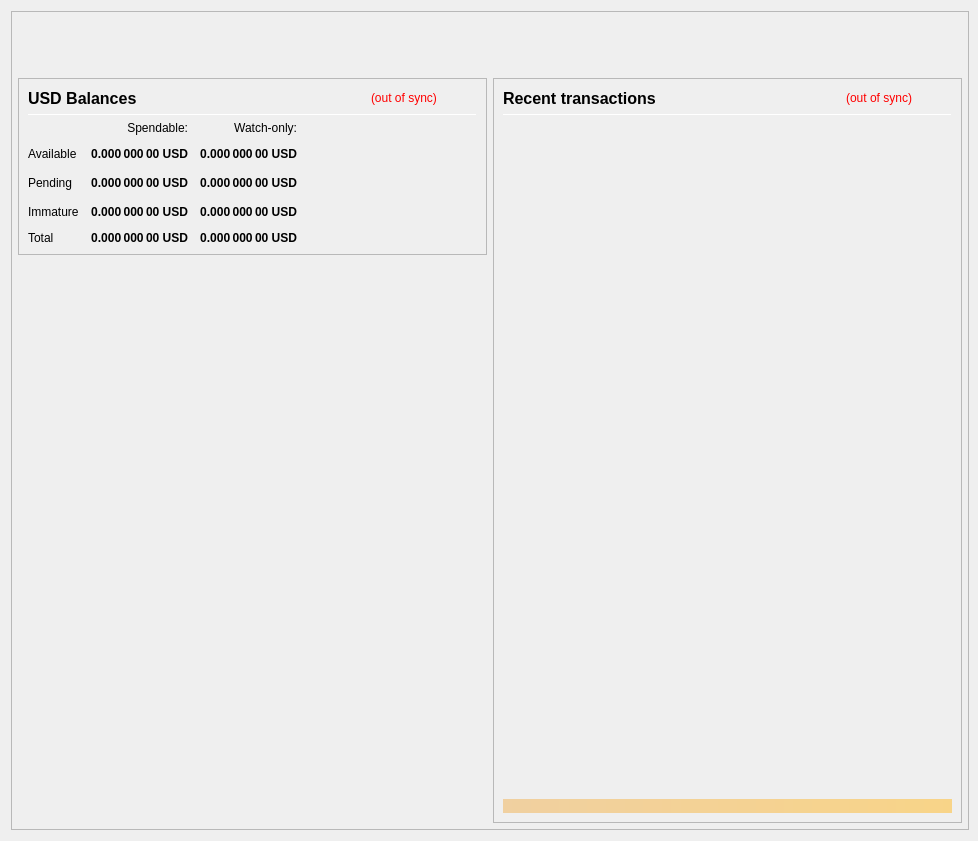
<?xml version="1.0" encoding="UTF-8"?>
<ui version="4.0">
 <class>OverviewPage</class>
 <widget class="QWidget" name="OverviewPage">
  <property name="geometry">
   <rect>
    <x>0</x>
    <y>0</y>
    <width>978</width>
    <height>841</height>
   </rect>
  </property>
  <property name="minimumSize">
   <size>
    <width>960</width>
    <height>682</height>
   </size>
  </property>
  <property name="font">
   <font>
    <weight>50</weight>
    <bold>false</bold>
   </font>
  </property>
  <property name="windowTitle">
   <string>Form</string>
  </property>
  <layout class="QVBoxLayout" name="topLayout" stretch="0">
   <property name="rightMargin">
    <number>9</number>
   </property>
   <item>
    <widget class="QFrame" name="frame_BG">
     <property name="minimumSize">
      <size>
       <width>850</width>
       <height>610</height>
      </size>
     </property>
     <property name="maximumSize">
      <size>
       <width>16777215</width>
       <height>16777215</height>
      </size>
     </property>
     <property name="frameShape">
      <enum>QFrame::StyledPanel</enum>
     </property>
     <property name="frameShadow">
      <enum>QFrame::Raised</enum>
     </property>
     <layout class="QVBoxLayout" name="verticalLayout_3" stretch="0">
      <property name="leftMargin">
       <number>0</number>
      </property>
      <property name="topMargin">
       <number>0</number>
      </property>
      <property name="rightMargin">
       <number>0</number>
      </property>
      <property name="bottomMargin">
       <number>6</number>
      </property>
      <item>
       <layout class="QVBoxLayout" name="verticalLayout_Master" stretch="0,1">
        <property name="leftMargin">
         <number>0</number>
        </property>
        <property name="topMargin">
         <number>0</number>
        </property>
        <property name="rightMargin">
         <number>0</number>
        </property>
        <property name="bottomMargin">
         <number>0</number>
        </property>
        <item>
         <widget class="QFrame" name="frame_Header">
          <layout class="QVBoxLayout" name="verticalLayout_Header" stretch="0">
           <property name="leftMargin">
            <number>0</number>
           </property>
           <property name="topMargin">
            <number>0</number>
           </property>
           <property name="rightMargin">
            <number>0</number>
           </property>
           <property name="bottomMargin">
            <number>0</number>
           </property>
           <item>
            <layout class="QHBoxLayout" name="horizontalLayout_Header" stretch="1,0">
             <property name="spacing">
              <number>6</number>
             </property>
             <item>
              <spacer name="horizontalSpacer_Header">
               <property name="orientation">
                <enum>Qt::Horizontal</enum>
               </property>
               <property name="sizeHint" stdset="0">
                <size>
                 <width>40</width>
                 <height>20</height>
                </size>
               </property>
              </spacer>
             </item>
             <item>
              <widget class="QLabel" name="labelOverviewHeaderRight">
               <property name="minimumSize">
                <size>
                 <width>464</width>
                 <height>60</height>
                </size>
               </property>
               <property name="maximumSize">
                <size>
                 <width>16777215</width>
                 <height>60</height>
                </size>
               </property>
               <property name="font">
                <font>
                 <pointsize>14</pointsize>
                </font>
               </property>
               <property name="text">
                <string/>
               </property>
               <property name="alignment">
                <set>Qt::AlignRight|Qt::AlignTrailing|Qt::AlignVCenter</set>
               </property>
              </widget>
             </item>
            </layout>
           </item>
          </layout>
         </widget>
        </item>
        <item>
         <widget class="QFrame" name="frame_Content">
          <layout class="QVBoxLayout" name="verticalLayout_Content">
           <property name="leftMargin">
            <number>6</number>
           </property>
           <property name="topMargin">
            <number>0</number>
           </property>
           <property name="rightMargin">
            <number>6</number>
           </property>
           <property name="bottomMargin">
            <number>0</number>
           </property>
           <item>
            <layout class="QHBoxLayout" name="horizontalLayout_Content" stretch="1,1">
             <property name="spacing">
              <number>6</number>
             </property>
             <item>
              <layout class="QVBoxLayout" name="verticalLayout_left" stretch="0,0">
               <item>
                <widget class="QFrame" name="frameBalances">
                 <property name="frameShape">
                  <enum>QFrame::StyledPanel</enum>
                 </property>
                 <property name="frameShadow">
                  <enum>QFrame::Raised</enum>
                 </property>
                 <layout class="QVBoxLayout" name="verticalLayout_4">
                  <item>
                   <layout class="QHBoxLayout" name="hlBalancesHeader" stretch="2,0,0">
                    <property name="spacing">
                     <number>6</number>
                    </property>
                    <item>
                     <widget class="QLabel" name="labelBalances">
                      <property name="minimumSize">
                       <size>
                        <width>0</width>
                        <height>0</height>
                       </size>
                      </property>
                      <property name="font">
                       <font>
                        <pointsize>12</pointsize>
                        <weight>75</weight>
                        <bold>true</bold>
                       </font>
                      </property>
                      <property name="text">
                       <string>USD Balances</string>
                      </property>
                     </widget>
                    </item>
                    <item>
                     <widget class="QLabel" name="labelWalletStatus">
                      <property name="cursor">
                       <cursorShape>WhatsThisCursor</cursorShape>
                      </property>
                      <property name="toolTip">
                       <string>The displayed information may be out of date. Your wallet automatically synchronizes with the USD Coin network after a connection is established, but this process has not completed yet.</string>
                      </property>
                      <property name="styleSheet">
                       <string notr="true">QLabel { color: red; }</string>
                      </property>
                      <property name="text">
                       <string notr="true">(out of sync)</string>
                      </property>
                      <property name="alignment">
                       <set>Qt::AlignLeading|Qt::AlignLeft|Qt::AlignVCenter</set>
                      </property>
                     </widget>
                    </item>
                    <item>
                     <spacer name="hsBalancesHeader">
                      <property name="orientation">
                       <enum>Qt::Horizontal</enum>
                      </property>
                      <property name="sizeHint" stdset="0">
                       <size>
                        <width>40</width>
                        <height>20</height>
                       </size>
                      </property>
                     </spacer>
                    </item>
                   </layout>
                  </item>
                  <item>
                   <widget class="Line" name="lineBalances">
                    <property name="minimumSize">
                     <size>
                      <width>0</width>
                      <height>1</height>
                     </size>
                    </property>
                    <property name="maximumSize">
                     <size>
                      <width>16777215</width>
                      <height>1</height>
                     </size>
                    </property>
                    <property name="orientation">
                     <enum>Qt::Horizontal</enum>
                    </property>
                   </widget>
                  </item>
                  <item>
                   <layout class="QGridLayout" name="gridLayout">
                    <property name="spacing">
                     <number>12</number>
                    </property>
                    <item row="2" column="2">
                     <widget class="QLabel" name="labelWatchPending">
                      <property name="font">
                       <font>
                        <weight>75</weight>
                        <bold>true</bold>
                       </font>
                      </property>
                      <property name="cursor">
                       <cursorShape>ArrowCursor</cursorShape>
                      </property>
                      <property name="toolTip">
                       <string>Unconfirmed transactions to watch-only addresses</string>
                      </property>
                      <property name="text">
                       <string notr="true">0.000 000 00 USD</string>
                      </property>
                      <property name="alignment">
                       <set>Qt::AlignRight|Qt::AlignTrailing|Qt::AlignVCenter</set>
                      </property>
                      <property name="textInteractionFlags">
                       <set>Qt::NoTextInteraction</set>
                      </property>
                     </widget>
                    </item>
                    <item row="2" column="1">
                     <widget class="QLabel" name="labelUnconfirmed">
                      <property name="font">
                       <font>
                        <weight>75</weight>
                        <bold>true</bold>
                       </font>
                      </property>
                      <property name="cursor">
                       <cursorShape>ArrowCursor</cursorShape>
                      </property>
                      <property name="toolTip">
                       <string>Total of transactions that have yet to be confirmed, and do not yet count toward the spendable balance</string>
                      </property>
                      <property name="text">
                       <string notr="true">0.000 000 00 USD</string>
                      </property>
                      <property name="alignment">
                       <set>Qt::AlignRight|Qt::AlignTrailing|Qt::AlignVCenter</set>
                      </property>
                      <property name="textInteractionFlags">
                       <set>Qt::NoTextInteraction</set>
                      </property>
                     </widget>
                    </item>
                    <item row="3" column="2">
                     <widget class="QLabel" name="labelWatchImmature">
                      <property name="font">
                       <font>
                        <weight>75</weight>
                        <bold>true</bold>
                       </font>
                      </property>
                      <property name="cursor">
                       <cursorShape>ArrowCursor</cursorShape>
                      </property>
                      <property name="toolTip">
                       <string>Staked or masternode rewards in watch-only addresses that has not yet matured</string>
                      </property>
                      <property name="text">
                       <string notr="true">0.000 000 00 USD</string>
                      </property>
                      <property name="alignment">
                       <set>Qt::AlignRight|Qt::AlignTrailing|Qt::AlignVCenter</set>
                      </property>
                      <property name="textInteractionFlags">
                       <set>Qt::NoTextInteraction</set>
                      </property>
                     </widget>
                    </item>
                    <item row="4" column="0">
                     <widget class="QLabel" name="labelTotalText">
                      <property name="text">
                       <string>Total</string>
                      </property>
                      <property name="textInteractionFlags">
                       <set>Qt::NoTextInteraction</set>
                      </property>
                     </widget>
                    </item>
                    <item row="3" column="1">
                     <widget class="QLabel" name="labelImmature">
                      <property name="font">
                       <font>
                        <weight>75</weight>
                        <bold>true</bold>
                       </font>
                      </property>
                      <property name="cursor">
                       <cursorShape>ArrowCursor</cursorShape>
                      </property>
                      <property name="toolTip">
                       <string>Staked or masternode rewards that has not yet matured</string>
                      </property>
                      <property name="text">
                       <string notr="true">0.000 000 00 USD</string>
                      </property>
                      <property name="alignment">
                       <set>Qt::AlignRight|Qt::AlignTrailing|Qt::AlignVCenter</set>
                      </property>
                      <property name="textInteractionFlags">
                       <set>Qt::NoTextInteraction</set>
                      </property>
                     </widget>
                    </item>
                    <item row="2" column="3">
                     <spacer name="hsBalances">
                      <property name="orientation">
                       <enum>Qt::Horizontal</enum>
                      </property>
                      <property name="sizeHint" stdset="0">
                       <size>
                        <width>40</width>
                        <height>20</height>
                       </size>
                      </property>
                     </spacer>
                    </item>
                    <item row="3" column="0">
                     <widget class="QLabel" name="labelImmatureText">
                      <property name="text">
                       <string>Immature</string>
                      </property>
                      <property name="textInteractionFlags">
                       <set>Qt::NoTextInteraction</set>
                      </property>
                     </widget>
                    </item>
                    <item row="4" column="1">
                     <widget class="QLabel" name="labelTotal">
                      <property name="font">
                       <font>
                        <weight>75</weight>
                        <bold>true</bold>
                       </font>
                      </property>
                      <property name="cursor">
                       <cursorShape>ArrowCursor</cursorShape>
                      </property>
                      <property name="toolTip">
                       <string>Your current total balance</string>
                      </property>
                      <property name="text">
                       <string notr="true">0.000 000 00 USD</string>
                      </property>
                      <property name="alignment">
                       <set>Qt::AlignRight|Qt::AlignTrailing|Qt::AlignVCenter</set>
                      </property>
                      <property name="textInteractionFlags">
                       <set>Qt::NoTextInteraction</set>
                      </property>
                     </widget>
                    </item>
                    <item row="4" column="2">
                     <widget class="QLabel" name="labelWatchTotal">
                      <property name="font">
                       <font>
                        <weight>75</weight>
                        <bold>true</bold>
                       </font>
                      </property>
                      <property name="cursor">
                       <cursorShape>ArrowCursor</cursorShape>
                      </property>
                      <property name="toolTip">
                       <string>Current total balance in watch-only addresses</string>
                      </property>
                      <property name="text">
                       <string notr="true">0.000 000 00 USD</string>
                      </property>
                      <property name="alignment">
                       <set>Qt::AlignRight|Qt::AlignTrailing|Qt::AlignVCenter</set>
                      </property>
                      <property name="textInteractionFlags">
                       <set>Qt::NoTextInteraction</set>
                      </property>
                     </widget>
                    </item>
                    <item row="0" column="2">
                     <widget class="QLabel" name="labelWatchonly">
                      <property name="text">
                       <string>Watch-only:</string>
                      </property>
                      <property name="alignment">
                       <set>Qt::AlignRight|Qt::AlignTrailing|Qt::AlignVCenter</set>
                      </property>
                     </widget>
                    </item>
                    <item row="1" column="0">
                     <widget class="QLabel" name="labelBalanceText">
                      <property name="text">
                       <string>Available</string>
                      </property>
                      <property name="textInteractionFlags">
                       <set>Qt::NoTextInteraction</set>
                      </property>
                     </widget>
                    </item>
                    <item row="1" column="1">
                     <widget class="QLabel" name="labelBalance">
                      <property name="font">
                       <font>
                        <weight>75</weight>
                        <bold>true</bold>
                       </font>
                      </property>
                      <property name="cursor">
                       <cursorShape>ArrowCursor</cursorShape>
                      </property>
                      <property name="toolTip">
                       <string>Your current spendable balance</string>
                      </property>
                      <property name="text">
                       <string notr="true">0.000 000 00 USD</string>
                      </property>
                      <property name="alignment">
                       <set>Qt::AlignRight|Qt::AlignTrailing|Qt::AlignVCenter</set>
                      </property>
                      <property name="textInteractionFlags">
                       <set>Qt::NoTextInteraction</set>
                      </property>
                     </widget>
                    </item>
                    <item row="1" column="2">
                     <widget class="QLabel" name="labelWatchAvailable">
                      <property name="font">
                       <font>
                        <weight>75</weight>
                        <bold>true</bold>
                       </font>
                      </property>
                      <property name="cursor">
                       <cursorShape>ArrowCursor</cursorShape>
                      </property>
                      <property name="toolTip">
                       <string>Your current balance in watch-only addresses</string>
                      </property>
                      <property name="text">
                       <string notr="true">0.000 000 00 USD</string>
                      </property>
                      <property name="alignment">
                       <set>Qt::AlignRight|Qt::AlignTrailing|Qt::AlignVCenter</set>
                      </property>
                      <property name="textInteractionFlags">
                       <set>Qt::NoTextInteraction</set>
                      </property>
                     </widget>
                    </item>
                    <item row="2" column="0">
                     <widget class="QLabel" name="labelPendingText">
                      <property name="text">
                       <string>Pending</string>
                      </property>
                      <property name="textInteractionFlags">
                       <set>Qt::NoTextInteraction</set>
                      </property>
                     </widget>
                    </item>
                    <item row="0" column="1">
                     <widget class="QLabel" name="labelSpendable">
                      <property name="text">
                       <string>Spendable:</string>
                      </property>
                      <property name="alignment">
                       <set>Qt::AlignRight|Qt::AlignTrailing|Qt::AlignVCenter</set>
                      </property>
                     </widget>
                    </item>
                   </layout>
                  </item>
                 </layout>
                </widget>
               </item>
               <item>
                <spacer name="verticalSpacer">
                 <property name="orientation">
                  <enum>Qt::Vertical</enum>
                 </property>
                 <property name="sizeHint" stdset="0">
                  <size>
                   <width>20</width>
                   <height>40</height>
                  </size>
                 </property>
                </spacer>
               </item>
              </layout>
             </item>
             <item>
              <layout class="QVBoxLayout" name="verticalLayout_right" stretch="1">
               <item>
                <widget class="QFrame" name="frame_RecentTransactions">
                 <property name="minimumSize">
                  <size>
                   <width>0</width>
                   <height>0</height>
                  </size>
                 </property>
                 <property name="frameShape">
                  <enum>QFrame::StyledPanel</enum>
                 </property>
                 <property name="frameShadow">
                  <enum>QFrame::Raised</enum>
                 </property>
                 <layout class="QVBoxLayout" name="verticalLayout_1" stretch="0,0,0,0,0">
                  <item>
                   <layout class="QHBoxLayout" name="horizontalLayout_2" stretch="2,0,0">
                    <property name="spacing">
                     <number>3</number>
                    </property>
                    <item>
                     <widget class="QLabel" name="label_4">
                      <property name="minimumSize">
                       <size>
                        <width>0</width>
                        <height>20</height>
                       </size>
                      </property>
                      <property name="font">
                       <font>
                        <pointsize>12</pointsize>
                        <weight>75</weight>
                        <bold>true</bold>
                       </font>
                      </property>
                      <property name="text">
                       <string>Recent transactions</string>
                      </property>
                     </widget>
                    </item>
                    <item>
                     <widget class="QLabel" name="labelTransactionsStatus">
                      <property name="cursor">
                       <cursorShape>WhatsThisCursor</cursorShape>
                      </property>
                      <property name="toolTip">
                       <string>The displayed information may be out of date. Your wallet automatically synchronizes with the USD Coin network after a connection is established, but this process has not completed yet.</string>
                      </property>
                      <property name="styleSheet">
                       <string notr="true">QLabel { color: red; }</string>
                      </property>
                      <property name="text">
                       <string notr="true">(out of sync)</string>
                      </property>
                      <property name="alignment">
                       <set>Qt::AlignRight|Qt::AlignTrailing|Qt::AlignVCenter</set>
                      </property>
                     </widget>
                    </item>
                    <item>
                     <spacer name="horizontalSpacer">
                      <property name="orientation">
                       <enum>Qt::Horizontal</enum>
                      </property>
                      <property name="sizeHint" stdset="0">
                       <size>
                        <width>40</width>
                        <height>20</height>
                       </size>
                      </property>
                     </spacer>
                    </item>
                   </layout>
                  </item>
                  <item>
                   <widget class="Line" name="line">
                    <property name="minimumSize">
                     <size>
                      <width>0</width>
                      <height>1</height>
                     </size>
                    </property>
                    <property name="maximumSize">
                     <size>
                      <width>16777215</width>
                      <height>1</height>
                     </size>
                    </property>
                    <property name="orientation">
                     <enum>Qt::Horizontal</enum>
                    </property>
                   </widget>
                  </item>
                  <item>
                   <widget class="QListView" name="listTransactions">
                    <property name="minimumSize">
                     <size>
                      <width>0</width>
                      <height>0</height>
                     </size>
                    </property>
                    <property name="styleSheet">
                     <string notr="true">QListView { background: transparent; }</string>
                    </property>
                    <property name="frameShape">
                     <enum>QFrame::NoFrame</enum>
                    </property>
                    <property name="verticalScrollBarPolicy">
                     <enum>Qt::ScrollBarAlwaysOff</enum>
                    </property>
                    <property name="horizontalScrollBarPolicy">
                     <enum>Qt::ScrollBarAlwaysOff</enum>
                    </property>
                    <property name="selectionMode">
                     <enum>QAbstractItemView::NoSelection</enum>
                    </property>
                   </widget>
                  </item>
                  <item>
                   <spacer name="verticalSpacer_2">
                    <property name="orientation">
                     <enum>Qt::Vertical</enum>
                    </property>
                    <property name="sizeType">
                     <enum>QSizePolicy::Expanding</enum>
                    </property>
                    <property name="sizeHint" stdset="0">
                     <size>
                      <width>20</width>
                      <height>40</height>
                     </size>
                    </property>
                   </spacer>
                  </item>
                  <item>
                   <widget class="QLabel" name="labelAlerts">
                    <property name="maximumSize">
                     <size>
                      <width>16777215</width>
                      <height>16777215</height>
                     </size>
                    </property>
                    <property name="styleSheet">
                     <string notr="true">background-color: qlineargradient(x1: 0, y1: 0, x2: 1, y2: 0, stop:0 #F0D0A0, stop:1 #F8D488); color:#000000;</string>
                    </property>
                    <property name="text">
                     <string/>
                    </property>
                    <property name="wordWrap">
                     <bool>true</bool>
                    </property>
                    <property name="margin">
                     <number>3</number>
                    </property>
                   </widget>
                  </item>
                 </layout>
                </widget>
               </item>
              </layout>
             </item>
            </layout>
           </item>
          </layout>
         </widget>
        </item>
       </layout>
      </item>
     </layout>
    </widget>
   </item>
  </layout>
 </widget>
 <resources/>
 <connections/>
</ui>
